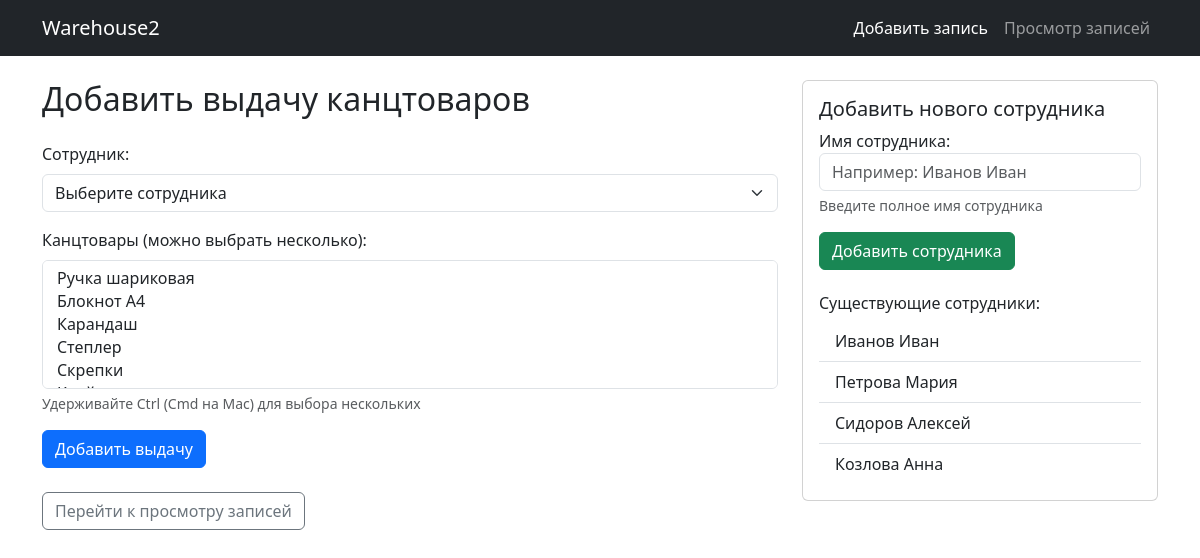
The app's page /, older data.
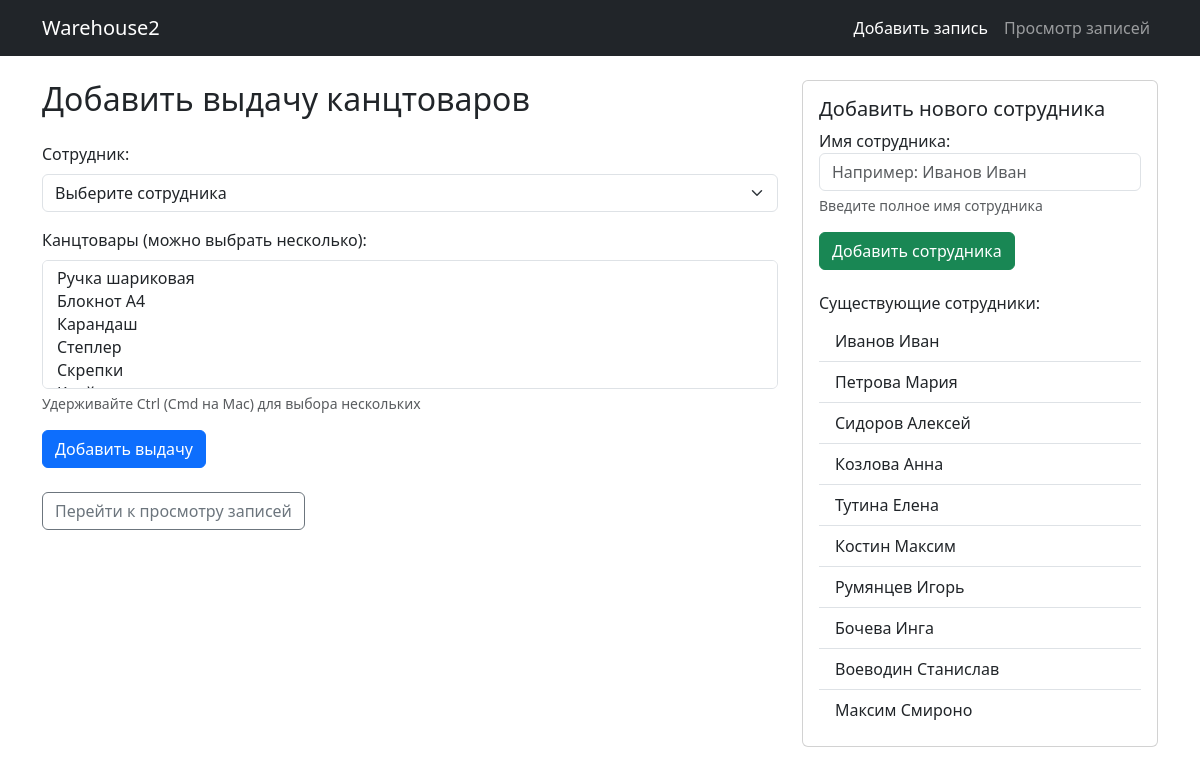
The same page, newer data.
### inventory/models.py (models this page shows, shortened)
class Employee(models.Model):
    name = models.CharField(max_length=100, verbose_name="Имя сотрудника")
    class Meta:
        verbose_name = "Сотрудник"
        verbose_name_plural = "Сотрудники"

### inventory/views.py (the view)
# urls.py: path('', views.index, name='index'),
def index(request):
    employees = Employee.objects.all()
    supplies = OfficeSupply.objects.all()
    form = EmployeeForm()
    return render(request, 'index.html', {
        'employees': employees,
        'supplies': supplies,
        'form': form,
    })

### inventory/forms.py
class EmployeeForm(forms.ModelForm):
    class Meta:
        model = Employee
        fields = ['name']
        widgets = {
            'name': forms.TextInput(attrs={
                'class': 'form-control',
                'placeholder': 'Например: Иванов Иван'
            })
        }
        labels = {
            'name': 'Имя сотрудника'
        }
        help_texts = {
            'name': 'Введите полное имя сотрудника'
        }

### inventory/templates/index.html (shortened to what this page needs)
{% extends 'base.html' %}
{% block content %}
<div class="row">
    <div class="col-md-8">
        <h2 class="mb-4">Добавить выдачу канцтоваров</h2>
        <form method="POST" action="{% url 'add_record' %}">
            <div class="mb-3">
                <label class="form-label">Сотрудник:</label>
                <select name="employee" class="form-select" required>
                    <option value="">Выберите сотрудника</option>
                </select>
            </div>
            <div class="mb-3">
                <label class="form-label">Канцтовары (можно выбрать несколько):</label>
                <select name="supplies" class="form-select" multiple size="5" required>
                    {% for supply in supplies %}
                        <option value="{{ supply.id }}">{{ supply.name }}</option>
                    {% endfor %}
                </select>
                <div class="form-text">Удерживайте Ctrl (Cmd на Mac) для выбора нескольких</div>
            </div>
            <button type="submit" class="btn btn-primary">
                Добавить выдачу
            </button>
        </form>
        <div class="mt-4">
            <a href="{% url 'records' %}" class="btn btn-outline-secondary">
                Перейти к просмотру записей
            </a>
        </div>
    </div>
    <div class="col-md-4">
        <div class="card">
            <div class="card-body">
                <h5 class="card-title">Добавить нового сотрудника</h5>
                <form method="POST" action="{% url 'add_employee' %}">
                    <div class="mb-3">
                        {{ form.name.label_tag }}
                        {{ form.name }}
                        {% if form.name.help_text %}
                            <div class="form-text">{{ form.name.help_text }}</div>
                        {% endif %}
                    </div>
                    <button type="submit" class="btn btn-success">
                        Добавить сотрудника
                    </button>
                </form>
                <div class="mt-4">
                    <h6>Существующие сотрудники:</h6>
                    <ul class="list-group list-group-flush">
                        {% for employee in employees %}
                            <li class="list-group-item">{{ employee.name }}</li>
                        {% empty %}
                            <li class="list-group-item text-muted">Нет сотрудников</li>
                        {% endfor %}
                    </ul>
                </div>
            </div>
        </div>
    </div>
</div>
{% endblock %}

### inventory/templates/base.html (shortened to what this page needs)
<html lang="ru">
<head>
    <link href="https://cdn.jsdelivr.net/npm/bootstrap@5.3.0/dist/css/bootstrap.min.css" rel="stylesheet">
</head>
<body>
    <nav class="navbar navbar-expand-lg navbar-dark bg-dark">
        <div class="container">
            <a class="navbar-brand" href="/">Warehouse2</a>
            <div class="navbar-nav">
                <a class="nav-link {% if request.path == '/' %}active{% endif %}" href="/">
                    Добавить запись
                </a>
                <a class="nav-link {% if request.path == '/records/' %}active{% endif %}" href="/records/">
                    Просмотр записей
                </a>
            </div>
        </div>
    </nav>
    <div class="container mt-4">
        {% block content %}{% endblock %}
    </div>
</body>
</html>

Row changes from the older to the newer data that the page shows:
added Employee: name "Тутина Елена"
added Employee: name "Костин Максим"
added Employee: name "Румянцев Игорь"
added Employee: name "Бочева Инга"
added Employee: name "Воеводин Станислав"
added Employee: name "Максим Смироно"
